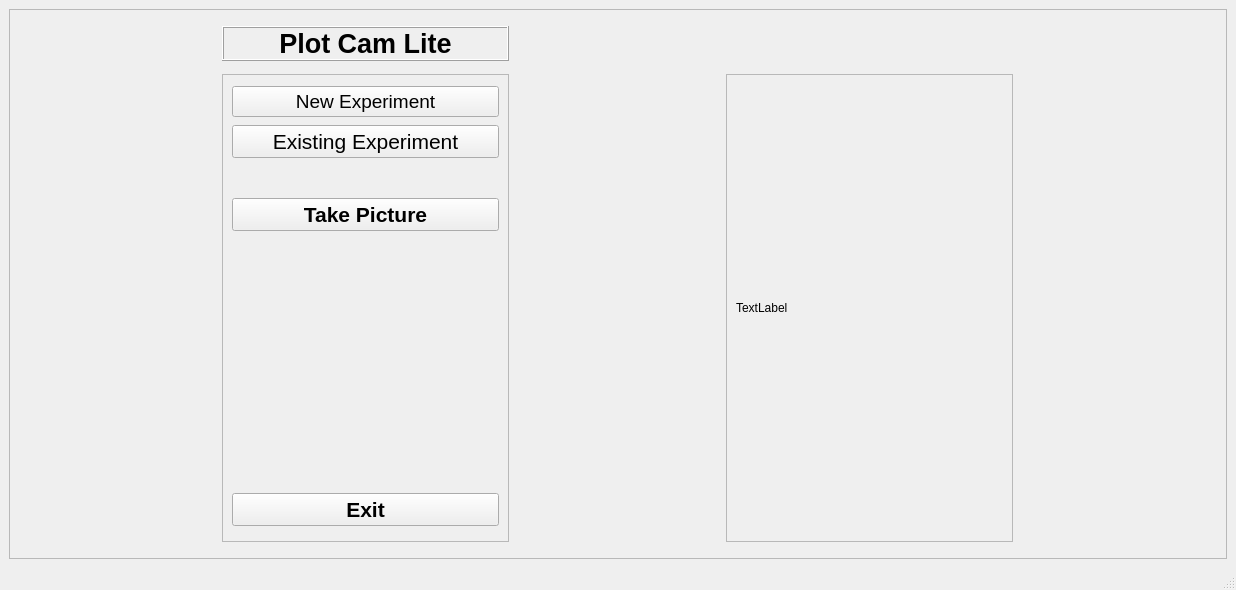
<?xml version="1.0" encoding="UTF-8"?>
<ui version="4.0">
 <class>MainWindow</class>
 <widget class="QMainWindow" name="MainWindow">
  <property name="geometry">
   <rect>
    <x>0</x>
    <y>0</y>
    <width>1236</width>
    <height>590</height>
   </rect>
  </property>
  <property name="windowTitle">
   <string>MainWindow</string>
  </property>
  <widget class="QWidget" name="centralwidget">
   <layout class="QGridLayout" name="gridLayout">
    <item row="0" column="0">
     <widget class="QFrame" name="frame">
      <property name="frameShape">
       <enum>QFrame::StyledPanel</enum>
      </property>
      <property name="frameShadow">
       <enum>QFrame::Raised</enum>
      </property>
      <layout class="QGridLayout" name="gridLayout_4">
       <item row="1" column="2">
        <widget class="QFrame" name="frame_3">
         <property name="maximumSize">
          <size>
           <width>287</width>
           <height>468</height>
          </size>
         </property>
         <property name="frameShape">
          <enum>QFrame::StyledPanel</enum>
         </property>
         <property name="frameShadow">
          <enum>QFrame::Raised</enum>
         </property>
         <layout class="QGridLayout" name="gridLayout_3">
          <item row="0" column="0">
           <widget class="QLabel" name="camera_label">
            <property name="text">
             <string>TextLabel</string>
            </property>
            <property name="scaledContents">
             <bool>true</bool>
            </property>
           </widget>
          </item>
          <item row="0" column="1">
           <spacer name="horizontalSpacer_2">
            <property name="orientation">
             <enum>Qt::Horizontal</enum>
            </property>
            <property name="sizeHint" stdset="0">
             <size>
              <width>40</width>
              <height>20</height>
             </size>
            </property>
           </spacer>
          </item>
         </layout>
        </widget>
       </item>
       <item row="1" column="1">
        <spacer name="horizontalSpacer">
         <property name="orientation">
          <enum>Qt::Horizontal</enum>
         </property>
         <property name="sizeType">
          <enum>QSizePolicy::Fixed</enum>
         </property>
         <property name="sizeHint" stdset="0">
          <size>
           <width>8</width>
           <height>21</height>
          </size>
         </property>
        </spacer>
       </item>
       <item row="1" column="0">
        <widget class="QFrame" name="frame_2">
         <property name="maximumSize">
          <size>
           <width>287</width>
           <height>468</height>
          </size>
         </property>
         <property name="frameShape">
          <enum>QFrame::StyledPanel</enum>
         </property>
         <property name="frameShadow">
          <enum>QFrame::Sunken</enum>
         </property>
         <layout class="QVBoxLayout" name="verticalLayout">
          <item>
           <widget class="QPushButton" name="new_file_button">
            <property name="font">
             <font>
              <pointsize>14</pointsize>
             </font>
            </property>
            <property name="text">
             <string>New Experiment</string>
            </property>
           </widget>
          </item>
          <item>
           <widget class="QPushButton" name="load_experiment_button">
            <property name="font">
             <font>
              <pointsize>16</pointsize>
             </font>
            </property>
            <property name="text">
             <string>Existing Experiment</string>
            </property>
           </widget>
          </item>
          <item>
           <widget class="QLabel" name="file_name_label">
            <property name="sizePolicy">
             <sizepolicy hsizetype="Preferred" vsizetype="Fixed">
              <horstretch>0</horstretch>
              <verstretch>0</verstretch>
             </sizepolicy>
            </property>
            <property name="font">
             <font>
              <pointsize>16</pointsize>
              <weight>75</weight>
              <bold>true</bold>
             </font>
            </property>
            <property name="text">
             <string/>
            </property>
            <property name="alignment">
             <set>Qt::AlignCenter</set>
            </property>
           </widget>
          </item>
          <item>
           <widget class="QPushButton" name="take_picture_button">
            <property name="font">
             <font>
              <pointsize>16</pointsize>
              <weight>75</weight>
              <bold>true</bold>
             </font>
            </property>
            <property name="text">
             <string>Take Picture</string>
            </property>
           </widget>
          </item>
          <item>
           <widget class="QLabel" name="plot_number_label">
            <property name="sizePolicy">
             <sizepolicy hsizetype="Preferred" vsizetype="Fixed">
              <horstretch>0</horstretch>
              <verstretch>0</verstretch>
             </sizepolicy>
            </property>
            <property name="font">
             <font>
              <pointsize>16</pointsize>
             </font>
            </property>
            <property name="text">
             <string/>
            </property>
            <property name="alignment">
             <set>Qt::AlignCenter</set>
            </property>
           </widget>
          </item>
          <item>
           <widget class="QLabel" name="camera_level_label">
            <property name="sizePolicy">
             <sizepolicy hsizetype="Preferred" vsizetype="Fixed">
              <horstretch>0</horstretch>
              <verstretch>0</verstretch>
             </sizepolicy>
            </property>
            <property name="font">
             <font>
              <pointsize>18</pointsize>
             </font>
            </property>
            <property name="text">
             <string/>
            </property>
            <property name="alignment">
             <set>Qt::AlignCenter</set>
            </property>
           </widget>
          </item>
          <item>
           <layout class="QGridLayout" name="gridLayout_2">
            <item row="0" column="0">
             <widget class="QWidget" name="target_widget" native="true">
              <property name="minimumSize">
               <size>
                <width>265</width>
                <height>178</height>
               </size>
              </property>
              <property name="maximumSize">
               <size>
                <width>265</width>
                <height>178</height>
               </size>
              </property>
             </widget>
            </item>
           </layout>
          </item>
          <item>
           <widget class="QPushButton" name="exit_button">
            <property name="font">
             <font>
              <pointsize>16</pointsize>
              <weight>75</weight>
              <bold>true</bold>
             </font>
            </property>
            <property name="text">
             <string>Exit</string>
            </property>
           </widget>
          </item>
         </layout>
        </widget>
       </item>
       <item row="0" column="0">
        <widget class="QLabel" name="ui_title_label_2">
         <property name="sizePolicy">
          <sizepolicy hsizetype="Preferred" vsizetype="Fixed">
           <horstretch>0</horstretch>
           <verstretch>0</verstretch>
          </sizepolicy>
         </property>
         <property name="font">
          <font>
           <family>MS Shell Dlg 2</family>
           <pointsize>20</pointsize>
           <weight>75</weight>
           <bold>true</bold>
          </font>
         </property>
         <property name="frameShape">
          <enum>QFrame::Box</enum>
         </property>
         <property name="frameShadow">
          <enum>QFrame::Raised</enum>
         </property>
         <property name="text">
          <string>Plot Cam Lite</string>
         </property>
         <property name="alignment">
          <set>Qt::AlignCenter</set>
         </property>
        </widget>
       </item>
      </layout>
     </widget>
    </item>
   </layout>
  </widget>
  <widget class="QMenuBar" name="menubar">
   <property name="geometry">
    <rect>
     <x>0</x>
     <y>0</y>
     <width>1236</width>
     <height>21</height>
    </rect>
   </property>
  </widget>
  <widget class="QStatusBar" name="statusbar"/>
 </widget>
 <tabstops>
  <tabstop>new_file_button</tabstop>
  <tabstop>load_experiment_button</tabstop>
  <tabstop>take_picture_button</tabstop>
  <tabstop>exit_button</tabstop>
 </tabstops>
 <resources/>
 <connections/>
</ui>
